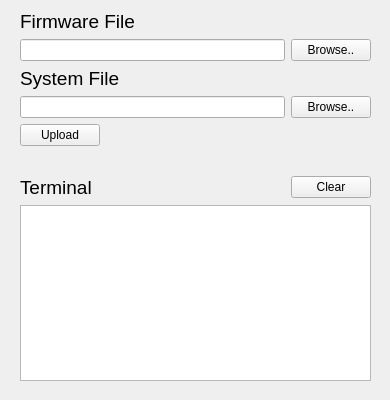
<?xml version="1.0" encoding="UTF-8"?>
<ui version="4.0">
 <class>Uploader</class>
 <widget class="QWidget" name="Uploader">
  <property name="geometry">
   <rect>
    <x>0</x>
    <y>0</y>
    <width>390</width>
    <height>400</height>
   </rect>
  </property>
  <property name="minimumSize">
   <size>
    <width>390</width>
    <height>180</height>
   </size>
  </property>
  <property name="maximumSize">
   <size>
    <width>390</width>
    <height>1000</height>
   </size>
  </property>
  <property name="font">
   <font>
    <weight>50</weight>
    <bold>false</bold>
   </font>
  </property>
  <property name="windowTitle">
   <string>Uploader</string>
  </property>
  <widget class="QWidget" name="gridLayoutWidget">
   <property name="geometry">
    <rect>
     <x>20</x>
     <y>10</y>
     <width>351</width>
     <height>371</height>
    </rect>
   </property>
   <layout class="QGridLayout" name="gridLayout">
    <item row="2" column="0">
     <widget class="QLabel" name="systemlabel">
      <property name="font">
       <font>
        <pointsize>14</pointsize>
        <weight>50</weight>
        <bold>false</bold>
       </font>
      </property>
      <property name="text">
       <string>System File</string>
      </property>
     </widget>
    </item>
    <item row="3" column="1">
     <widget class="QPushButton" name="systembrowsepushButton">
      <property name="text">
       <string>Browse..</string>
      </property>
     </widget>
    </item>
    <item row="7" column="0" colspan="2">
     <widget class="QPlainTextEdit" name="terminalplainTextEdit">
      <property name="readOnly">
       <bool>true</bool>
      </property>
     </widget>
    </item>
    <item row="6" column="0">
     <widget class="QLabel" name="label_3">
      <property name="font">
       <font>
        <pointsize>14</pointsize>
        <weight>50</weight>
        <bold>false</bold>
       </font>
      </property>
      <property name="text">
       <string>Terminal</string>
      </property>
     </widget>
    </item>
    <item row="3" column="0">
     <widget class="QLineEdit" name="systemdirlineEdit"/>
    </item>
    <item row="4" column="0">
     <layout class="QHBoxLayout" name="horizontalLayout">
      <item>
       <widget class="QPushButton" name="uploadpushButton">
        <property name="text">
         <string>Upload</string>
        </property>
       </widget>
      </item>
      <item>
       <spacer name="horizontalSpacer">
        <property name="orientation">
         <enum>Qt::Horizontal</enum>
        </property>
        <property name="sizeHint" stdset="0">
         <size>
          <width>40</width>
          <height>20</height>
         </size>
        </property>
       </spacer>
      </item>
     </layout>
    </item>
    <item row="5" column="0">
     <spacer name="verticalSpacer">
      <property name="orientation">
       <enum>Qt::Vertical</enum>
      </property>
      <property name="sizeHint" stdset="0">
       <size>
        <width>20</width>
        <height>40</height>
       </size>
      </property>
     </spacer>
    </item>
    <item row="1" column="0">
     <widget class="QLineEdit" name="firmwaredirlineEdit">
      <property name="clearButtonEnabled">
       <bool>false</bool>
      </property>
     </widget>
    </item>
    <item row="0" column="0">
     <widget class="QLabel" name="firmwarelabel">
      <property name="font">
       <font>
        <pointsize>14</pointsize>
        <weight>50</weight>
        <bold>false</bold>
       </font>
      </property>
      <property name="text">
       <string>Firmware File</string>
      </property>
     </widget>
    </item>
    <item row="1" column="1">
     <widget class="QPushButton" name="firmwarebrowsepushButton">
      <property name="text">
       <string>Browse..</string>
      </property>
     </widget>
    </item>
    <item row="6" column="1">
     <widget class="QPushButton" name="clearpushButton">
      <property name="text">
       <string>Clear</string>
      </property>
     </widget>
    </item>
   </layout>
  </widget>
 </widget>
 <resources/>
 <connections/>
</ui>
